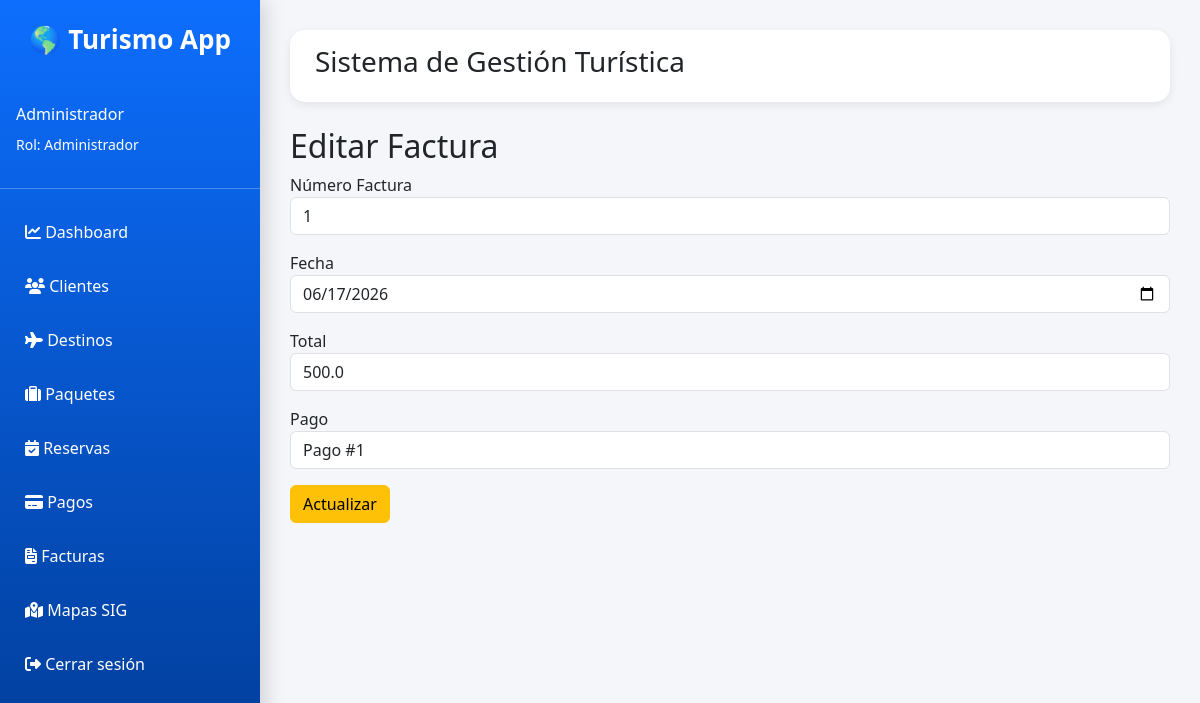
The page /facturas/editar/1 (signed in) on the database as committed earlier.
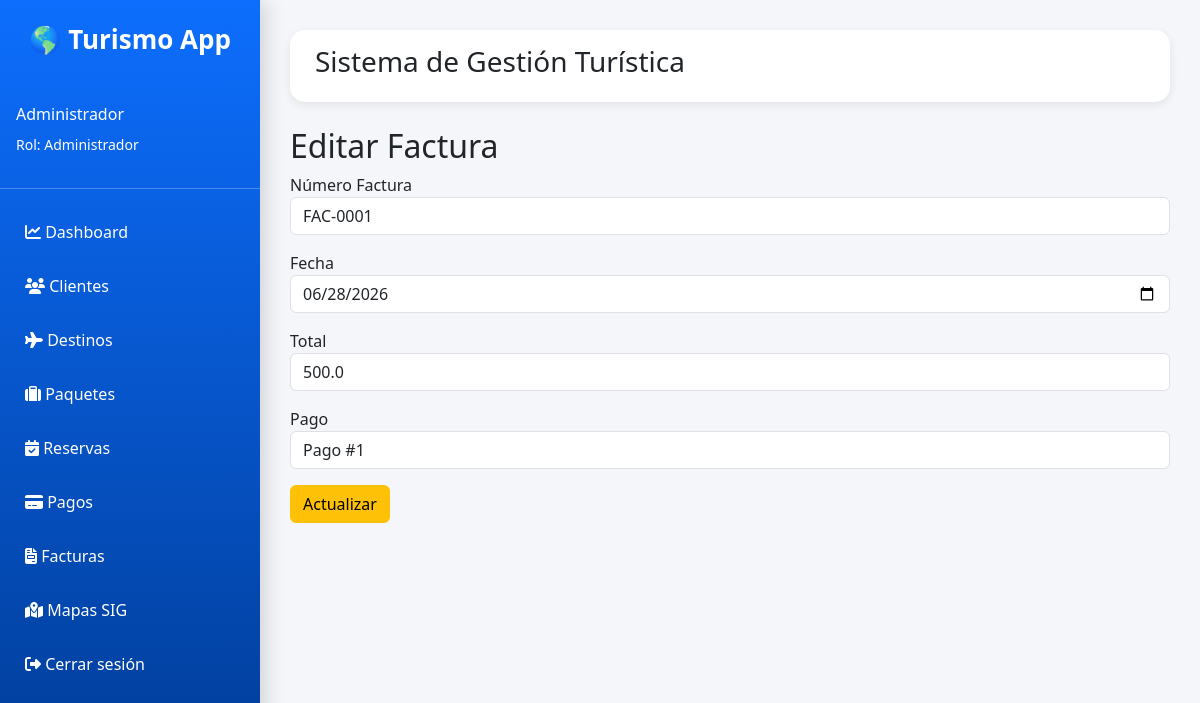
The same page on the database as committed later.
### app/models.py (models this page shows, shortened)
class Factura(db.Model):
    __tablename__ = "facturas"
    id = db.Column(
        db.Integer,
        primary_key=True
    )
    numero = db.Column(
        db.String(50),
        unique=True,
        nullable=False
    )
    fecha = db.Column(
        db.Date,
        nullable=False
    )
    total = db.Column(
        db.Float,
        nullable=False
    )
    pago_id = db.Column(
        db.Integer,
        db.ForeignKey("pagos.id"),
        nullable=False
    )
    pago = db.relationship(
        "Pago",
        backref="facturas"
    )

### app/facturas/routes.py (the view, shortened to what this page needs)
@facturas_bp.route(
    "/editar/<int:id>",
    methods=["GET", "POST"]
)
@login_required
def editar(id):
    if current_user.rol.nombre == "Cliente":
        abort(403)
    factura = Factura.query.get_or_404(id)
    pagos = Pago.query.all()
    return render_template(
        "facturas/editar.html",
        factura=factura,
        pagos=pagos
    )

### app/templates/facturas/editar.html
{% extends "base.html" %}
{% block content %}
<h2>Editar Factura</h2>
<form method="POST">
    <div class="mb-3">
        <label>Número Factura</label>
        <input
            type="text"
            name="numero"
            class="form-control"
            value="{{ factura.numero }}"
            required>
    </div>
    <div class="mb-3">
        <label>Fecha</label>
        <input
            type="date"
            name="fecha"
            class="form-control"
            value="{{ factura.fecha }}"
            required>
    </div>
    <div class="mb-3">
        <label>Total</label>
        <input
            type="number"
            step="0.01"
            name="total"
            class="form-control"
            value="{{ factura.total }}"
            required>
    </div>
    <div class="mb-3">
        <label>Pago</label>
        <select
            name="pago_id"
            class="form-control">
            {% for pago in pagos %}
            <option
                value="{{ pago.id }}"
                {% if pago.id == factura.pago_id %}
                selected
                {% endif %}>
                Pago #{{ pago.id }}
            </option>
            {% endfor %}
        </select>
    </div>
    <button
        class="btn btn-warning">
        Actualizar
    </button>
</form>
{% endblock %}

Rows that differ between the two databases and show on the page:
changed Factura "Pago #1": numero "1" → "FAC-0001"; fecha "06/17/2026" → "06/28/2026"
